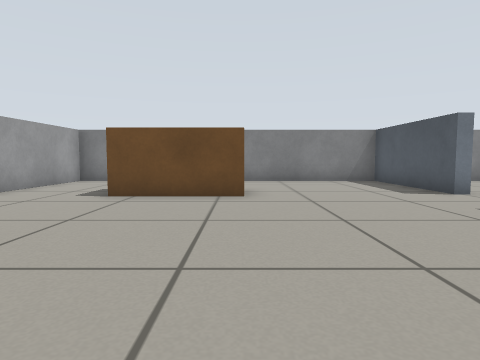
view 1 (above)

16 first-person views from a walk through a world built for the Gazebo simulator. The camera is 0.45 m above the floor, tilts 4° down and sees 75° across. The floor is counted in squares, 0.5 m on a side. Each view is taken from the middle of a square. On the plan, view 1 faces up. The plan holds only what a view shows up to about 11 squares ahead; the rest is blank.

view 2
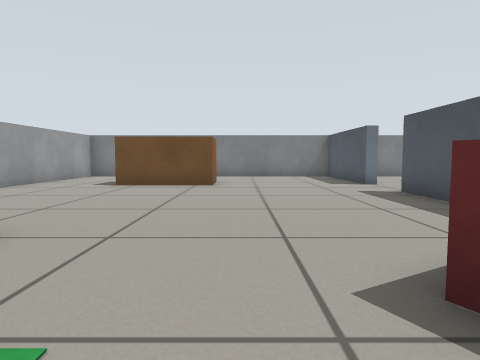

view 3
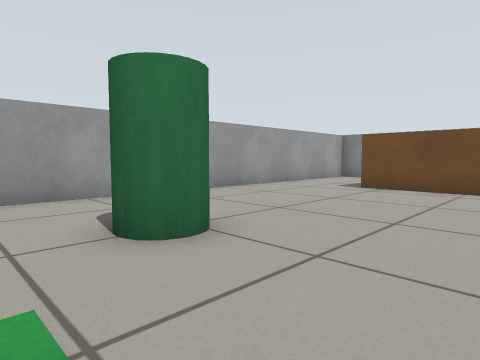

view 4
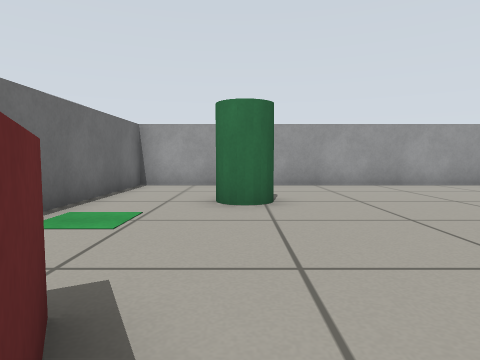

view 5
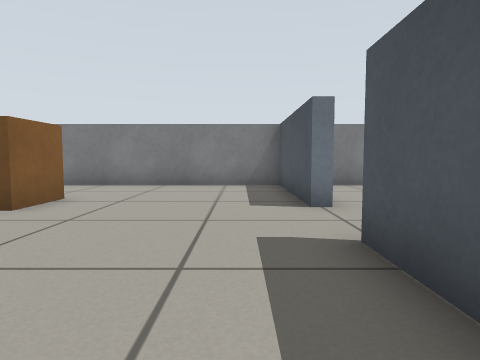

view 6
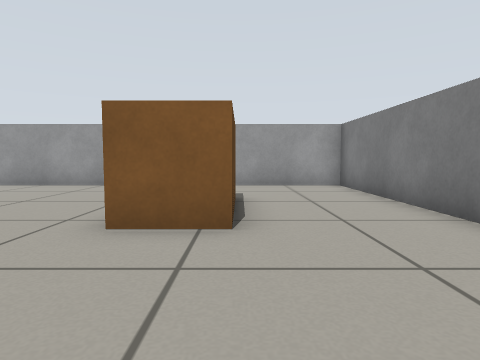

view 7
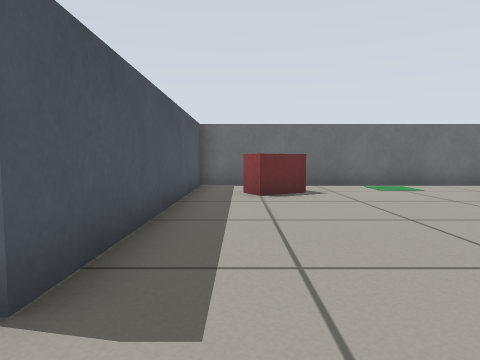

view 8
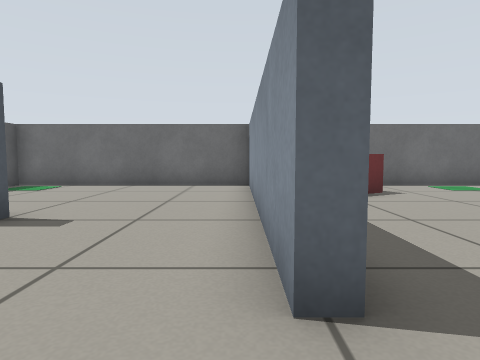

view 9
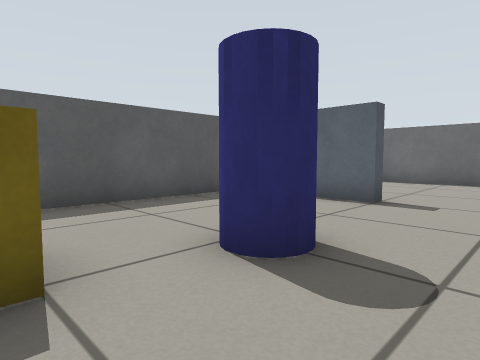

view 10
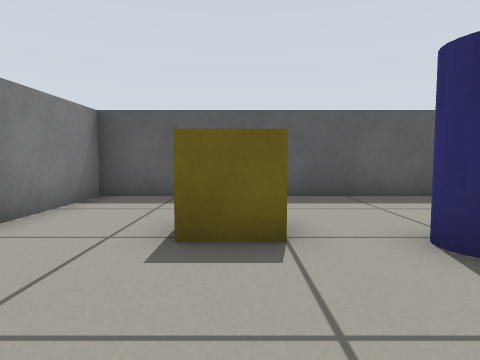

view 11
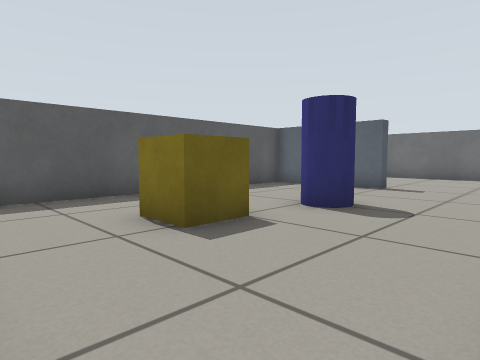

view 12
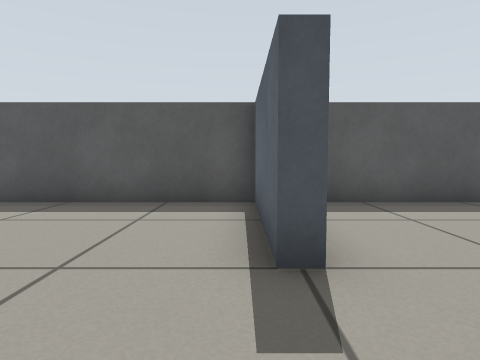

view 13
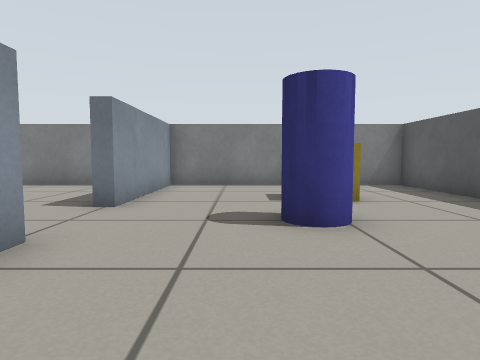

view 14
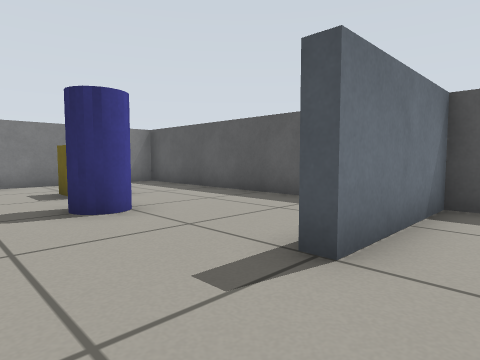

view 15
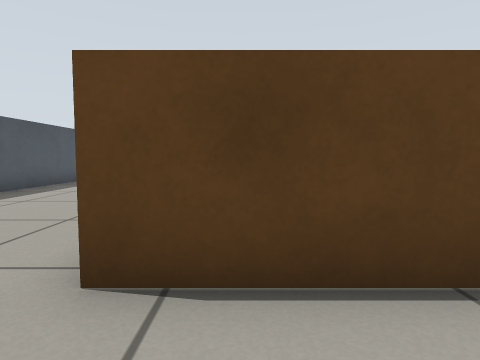

view 16
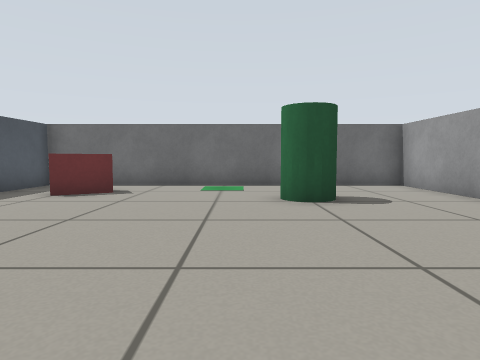

### Floor plan
Points are (right, up) in squares from view 1. A wall is a line through its corners. A room is listed if a view was taken in it or the views show most of it. See-through windows are left out.
Room 1 (views 1, 2, 3, 4, 5, 6, 7, 15, 16)
walls: (5.3, 7.7) (5.3, 12.3) (-6.3, 12.3) (-6.3, -3.3) (5.3, -3.3) (5.3, 5.3)
ways out: opening at (5, 6.5) to room 2
objects: pillar (-3, 0) to (-2, 0); brown box (-3, 8) to (0, 9); red box (3, -2) to (4, -1)
Room 2 (views 8, 9, 10, 11, 12, 13, 14)
walls: (5.3, 5.3) (5.7, 5.3) (5.7, -3.3) (13.3, -3.3) (13.3, 2.3) (9.5, 2.3) (9.5, 2.7) (13.3, 2.7) (13.3, 12.3) (5.7, 12.3) (5.7, 7.7) (5.3, 7.7)
ways out: opening at (5, 6.5) to room 1
objects: pillar (9, 6) to (9, 7); yellow box (10, 9)

Positions as (right, up) in squares from view 1, and headings:
1: (0, 0), facing up
2: (1, -3), facing up
3: (1, -2), facing up-left
4: (4, 0), facing left
5: (4, 2), facing up
6: (4, 9), facing left
7: (4, 7), facing down
8: (6, 7), facing down
9: (7, 9), facing down-right
10: (6, 9), facing right
11: (6, 12), facing down-right
12: (7, 3), facing right
13: (8, 2), facing up
14: (7, 1), facing up-right
15: (-1, 11), facing down
16: (-1, 7), facing down
